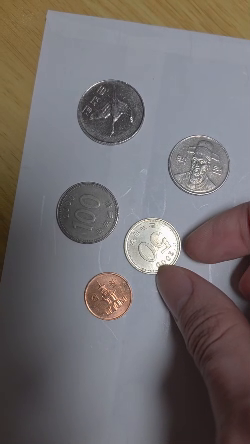
#> input picture frame 23 of 20260329_004424969.mp4, 250 x 444 px
$ jupyter execute 'Homework 4.ipynb'
#> lines starting #> are read from the running program, lines starting #| are printed output that depends on the picture; after the words box and inside, x2 and y2 are one past the last pixel; in counts of white or black regions, pixels touching at a corner belong together
[cell 1]
import numpy as np
import cv2

def run_main():
    cap = cv2.VideoCapture('20260329_004424969.mp4')
    cap.set(cv2.CAP_PROP_FRAME_WIDTH, 1280)
    cap.set(cv2.CAP_PROP_FRAME_HEIGHT, 720)

    fps = cap.get(cv2.CAP_PROP_FPS)
    if fps == 0 or np.isnan(fps):
        fps = 30
    delay = max(1, int(800 / fps))

    while True:
        ret, frame = cap.read()
#> frame is the input picture: shape (444, 250, 3); mean B, G, R 110.1, 109, 114
        if not ret:
            break

        roi = frame
        gray = cv2.cvtColor(roi, cv2.COLOR_BGR2GRAY)
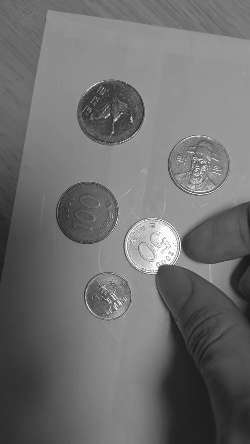
#> gray: shape (444, 250); min 24, max 255, mean 110.6

        gray_blur = cv2.GaussianBlur(gray, (15, 15), 0)
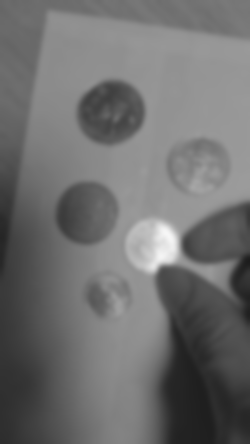
#> gray_blur: shape (444, 250); min 28, max 246, mean 110.6
        thresh = cv2.adaptiveThreshold(
            gray_blur, 255, cv2.ADAPTIVE_THRESH_GAUSSIAN_C,
            cv2.THRESH_BINARY_INV, 11, 2
        )
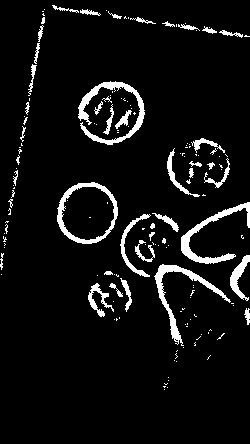
#> thresh: shape (444, 250); 6.6% white; 152 white regions (109 under 20 px), largest, box (x1, y1, x2, y2) and area: (78, 81, 145, 145) 1002, (154, 264, 231, 346) 884, (181, 202, 250, 264) 881

        kernel = np.ones((3, 3), np.uint8)
        closing = cv2.morphologyEx(thresh, cv2.MORPH_CLOSE, kernel, iterations=4)
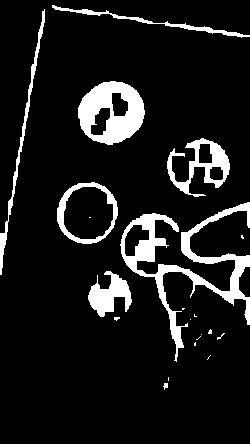
#> closing: shape (444, 250); 10.5% white; 21 white regions (13 under 20 px)

        cont_img = closing.copy()
        contours, hierarchy = cv2.findContours(cont_img, cv2.RETR_EXTERNAL, cv2.CHAIN_APPROX_SIMPLE)
#> contours = 20 contours, 13 with area under 20; largest, box (x1, y1, x2, y2) and area: (120, 202, 250, 362) 4000, (78, 81, 145, 145) 3163, (57, 182, 118, 244) 2867, (167, 138, 230, 197) 1524, (88, 271, 132, 317) 966, (0, 9, 45, 275) 606, (52, 5, 250, 38) 458

        for cnt in contours:
            area = cv2.contourArea(cnt)
            if area < 2000 or area > 4000:
                continue
            if len(cnt) < 5:
                continue
            ellipse = cv2.fitEllipse(cnt)
            cv2.ellipse(roi, ellipse, (0, 255, 0), 2)
#> this loop made 20 passes
#> area on passes 13, 17, 19, 20: 966.5, 1524, 605.5, 457.5
#> (area, ellipse) on passes 15, 16, 18: (3999.5, ((189.1, 266.7), (118.7, 138.7), 5.28)), (2867, ((86.84, 212.5), (59.19, 61.93), 30.21)), (3163, ((110.9, 112.2), (60.71, 66.67), 66.76))
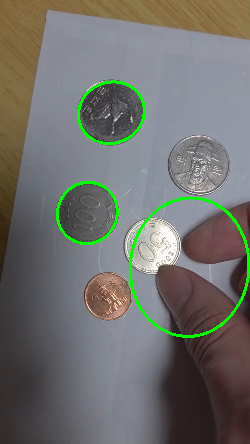
#> roi: shape (444, 250, 3); 2.12% of pixels changed, all inside (x1, y1, x2, y2) = (56, 80, 250, 338)

        cv2.imshow("Morphological Closing", closing)
        cv2.imshow("Adaptive Thresholding", thresh)
        cv2.imshow('Contours', roi)

        if cv2.waitKey(delay) & 0xFF == ord('q'):
#> (key q is pressed here)
            break

    cap.release()
    cv2.destroyAllWindows()

if __name__ == "__main__":
    run_main()

$ run again, starting later in the video
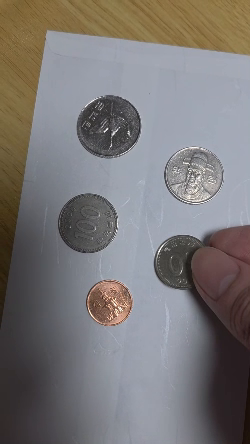
#> input picture frame 104 of 20260329_004424969.mp4, 250 x 444 px
#> in run_main, frame is the input picture: shape (444, 250, 3); mean B, G, R 118.3, 118.6, 122.1
#> in run_main, `thresh = cv2.adaptiveThreshold( gray_blur, 255, cv2.ADAPTIVE_THRESH_GA..`:
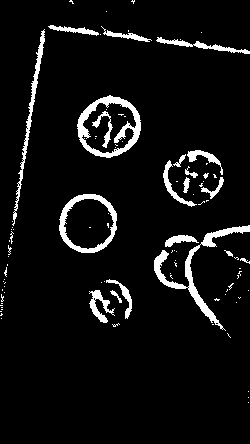
#> thresh: shape (444, 250); 6.4% white; 97 white regions (75 under 20 px), largest, box (x1, y1, x2, y2) and area: (154, 225, 250, 331) 1281, (77, 95, 141, 158) 1218, (59, 194, 117, 253) 885
#> closing: shape (444, 250); 9.5% white; 23 white regions (12 under 20 px)
#> contours = 22 contours, 14 with area under 20; largest, box (x1, y1, x2, y2) and area: (77, 95, 141, 158) 2949, (59, 194, 117, 253) 2653, (163, 150, 224, 207) 2455, (154, 225, 250, 331) 2374, (8, 25, 250, 257) 1474, (89, 279, 132, 327) 1050, (0, 267, 7, 319) 156, (234, 257, 250, 279) 78
#> the loop in run_main, `for cnt in contours:` made 22 passes
#> area on passes 9, 10, 12, 19: 1050, 155.5, 78.5, 1474.5
#> after the loop in run_main, `for cnt in contours:`:
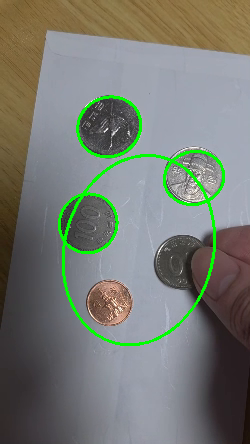
#> roi: shape (444, 250, 3); 2.89% of pixels changed, all inside (x1, y1, x2, y2) = (58, 95, 225, 346)

$ run again, starting later in the video
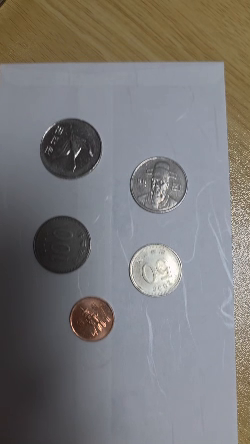
#> input picture frame 185 of 20260329_004424969.mp4, 250 x 444 px
#> in run_main, frame is the input picture: shape (444, 250, 3); mean B, G, R 119.1, 119.9, 121.9
#> in run_main, `thresh = cv2.adaptiveThreshold( gray_blur, 255, cv2.ADAPTIVE_THRESH_GA..`:
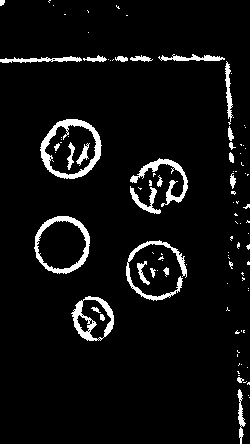
#> thresh: shape (444, 250); 5.7% white; 103 white regions (75 under 20 px), largest, box (x1, y1, x2, y2) and area: (40, 119, 102, 179) 1014, (34, 216, 90, 274) 780, (126, 240, 187, 301) 683
#> closing: shape (444, 250); 9.1% white; 31 white regions (17 under 20 px)
#> contours = 31 contours, 21 with area under 20; largest, box (x1, y1, x2, y2) and area: (40, 119, 102, 179) 2752, (126, 240, 187, 301) 2744, (34, 216, 90, 274) 2462, (130, 158, 188, 214) 2218, (0, 54, 250, 204) 1503
#> the loop in run_main, `for cnt in contours:` made 31 passes
#> area on passes 1, 5, 11, 16, 23: 290, 1392, 43.5, 27.5, 1503
#> after the loop in run_main, `for cnt in contours:`:
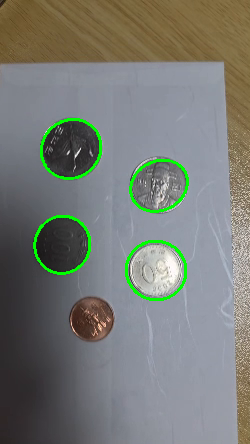
#> roi: shape (444, 250, 3); 1.92% of pixels changed, all inside (x1, y1, x2, y2) = (33, 118, 189, 301)
